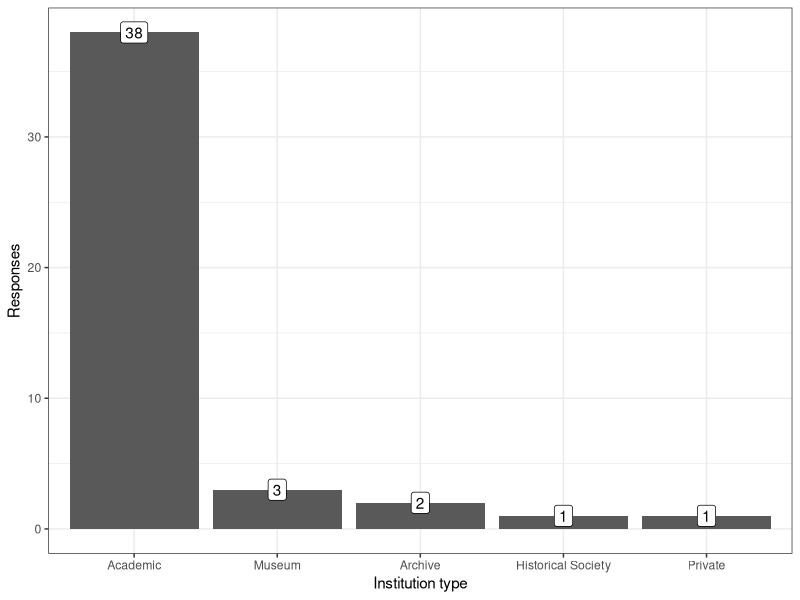
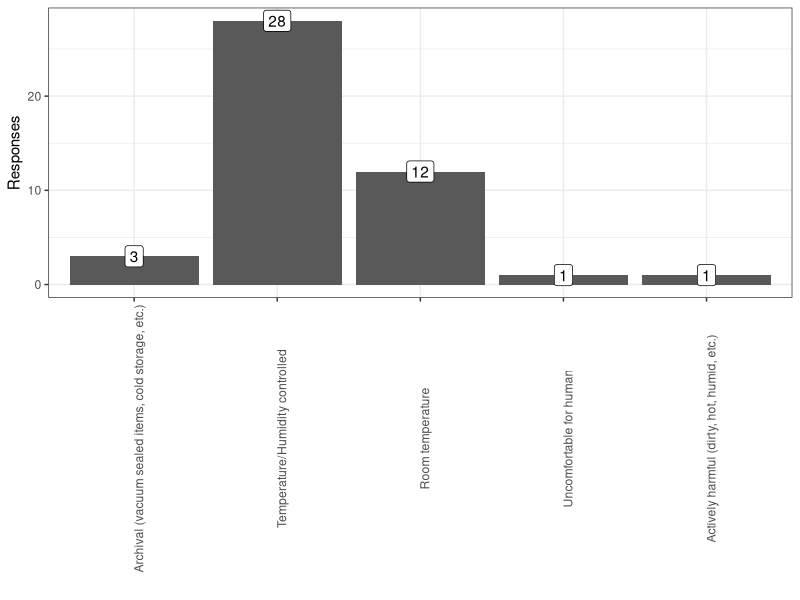
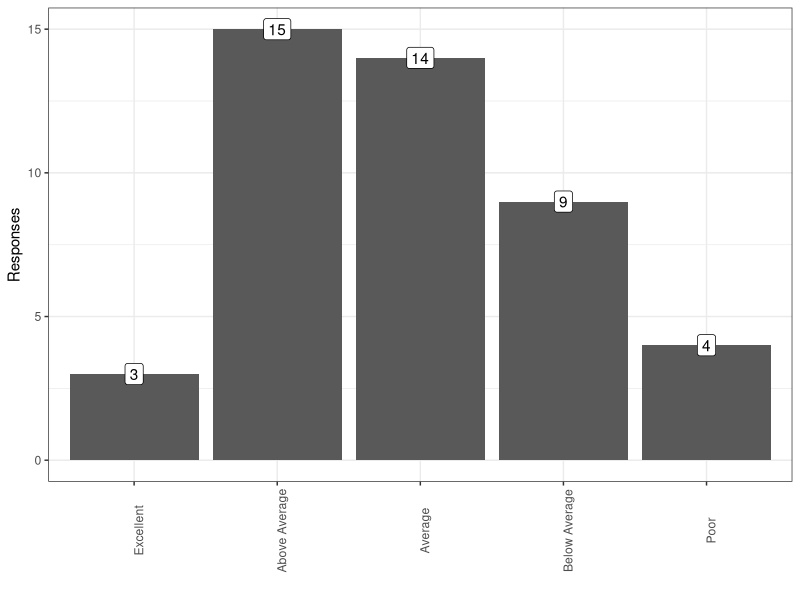
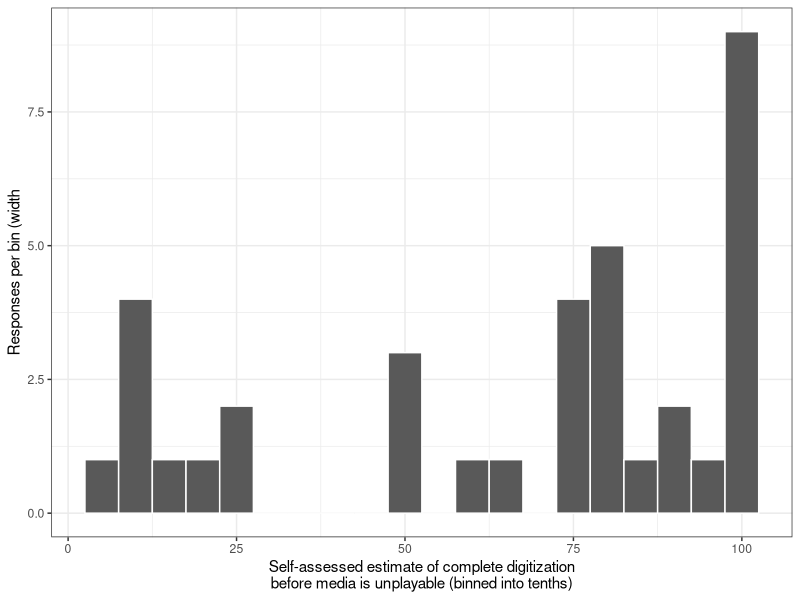
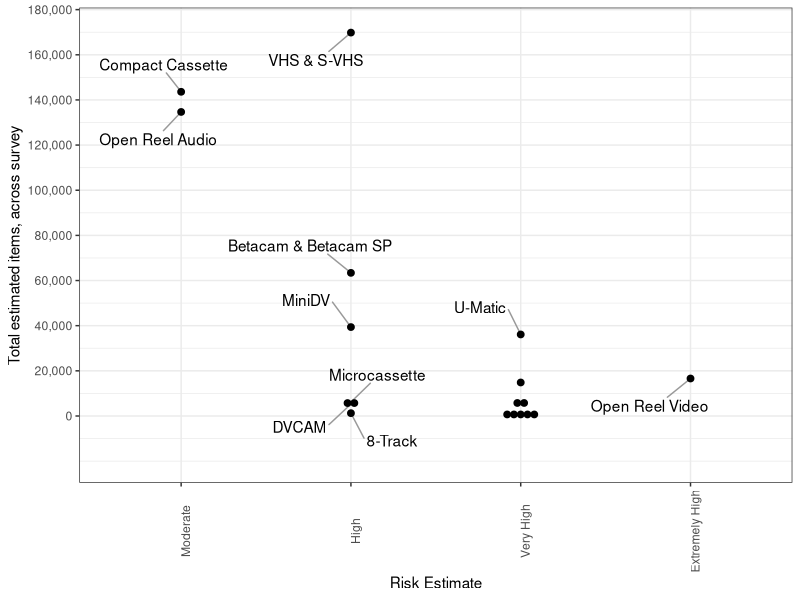
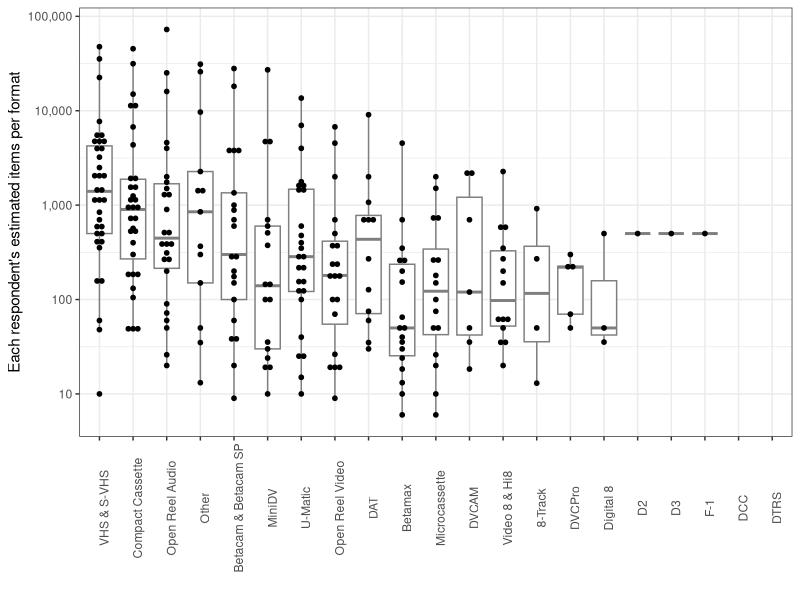
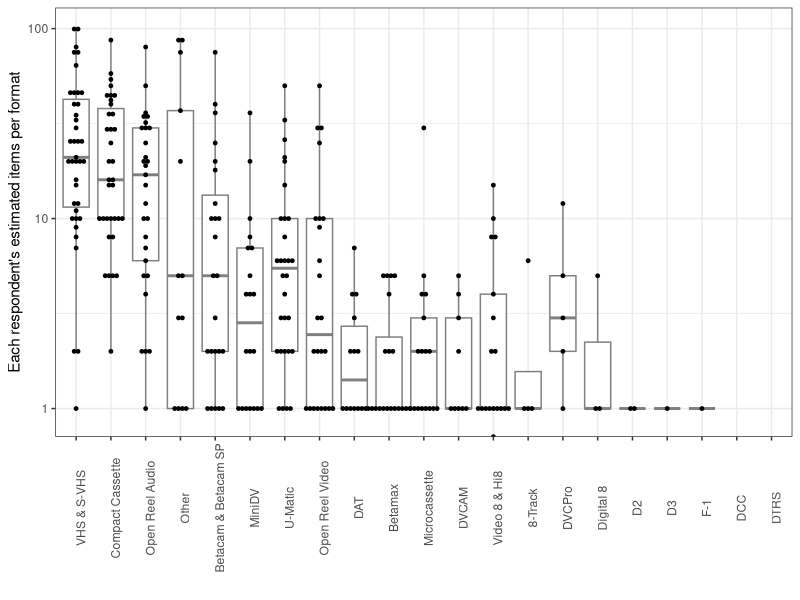
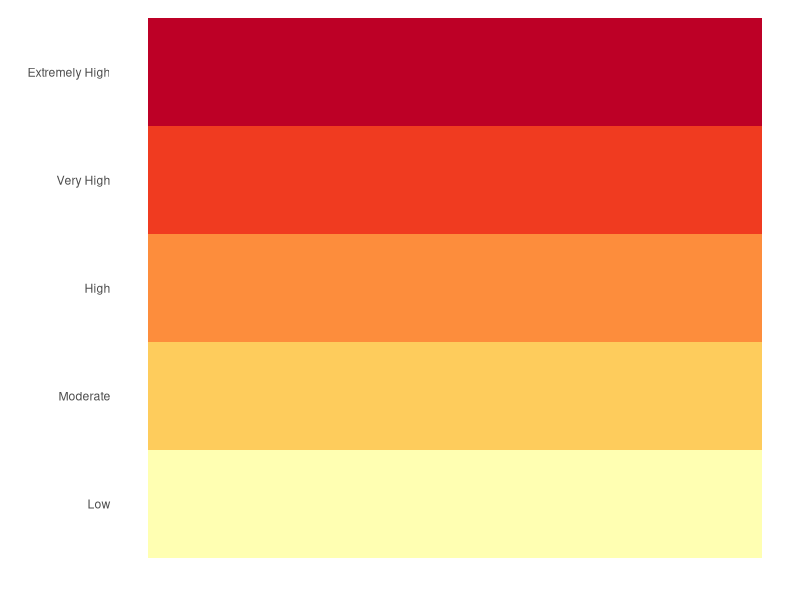

Recreate these plots in R, in order.
## ---- chunk 1
# This is to just globally mute a lot of messages and errors
knitr::opts_chunk$set(echo=F,message=F,error=T,warning=F)
## ---- chunk 2
library(tidyverse)
library(ggrepel)
library(egg)
library(gplots)
library(RColorBrewer)
## ---- chunk 3
raw_datar <- read_csv("survey_data_2019.csv" ,
    col_names=c(
        "Key","State","InstitutionType","TotalItems",
        "StorageConditions",
        "Unstructured_StorageHistory",
        "Unstructured_CompletionEstimate",
        "PercentDigitizedBeforeUnplayable",
        "PracticeSelfAssesment",
        "Percentage_Open Reel Video","Percentage_U-Matic","Percentage_Betamax",
        "Percentage_VHS & S-VHS","Percentage_Betacam & Betacam SP",
        "Percentage_Video 8 & Hi8","Percentage_D2","Percentage_D3",
        "Percentage_DVCAM","Percentage_MiniDV","Percentage_DVCPro",
        "Percentage_Digital 8","Percentage_Open Reel Audio",
        "Percentage_Compact Cassette","Percentage_Microcassette",
        "Percentage_DAT","Percentage_DTRS","Percentage_F-1","Percentage_DCC",
        "Percentage_8-Track","Percentage_Other"),
    skip=1
    ) %>%
    mutate(PercentDigitizedBeforeUnplayable=sub("%","",
            PercentDigitizedBeforeUnplayable)
        )
all_responses <- raw_datar

risk_factors <- read_tsv("risk_assesment.tsv") %>%
    mutate(Risk=factor(Risk,
            levels=c("Low","Moderate","High","Very High","Extremely High")
        )   ) 

tdatar <- all_responses %>%
    gather(Format,Percentage,starts_with("Percentage_")) %>%
    mutate(Percentage=as.numeric(sub("%","",Percentage))) %>%
    mutate(EstItemCount=TotalItems*Percentage/100) %>%
    mutate(FormatName=sub("Percentage_","",Format)) %>% 
    left_join(risk_factors%>%rename(FormatName=Format),by="FormatName")
## ---- chunk 4
all_responses %>%
    {
    ggplot(.)+theme_bw()+
    aes(x=InstitutionType)+
    geom_bar()+
    scale_x_discrete(limits=names(sort(table(.$InstitutionType),decreasing=T)))+
    geom_label(aes(label=..count..,y=..count..),stat="count")+
    xlab("Institution type")+
    ylab("Responses")
    }
## ---- chunk 5
all_responses %>%
    filter(!is.na(StorageConditions)) %>%
    {
    ggplot(.)+theme_bw()+
    aes(x=StorageConditions)+
    geom_bar()+
    scale_x_discrete(limits=c(
            "Archival (vacuum sealed items, cold storage, etc.)",
            "Temperature/Humidity controlled",
            "Room temperature",
            "Uncomfortable for human",
            "Actively harmful (dirty, hot, humid, etc.)"
            )
        )+
    geom_label(aes(label=..count..,y=..count..),stat="count")+
    theme(axis.text.x=element_text(angle=90))+
    xlab("")+
    ylab("Responses")
    }
## ---- chunk 6
all_responses %>%
    filter(!is.na(PracticeSelfAssesment)) %>%
    {
    ggplot(.)+theme_bw()+
    aes(x=PracticeSelfAssesment)+
    geom_bar()+
    scale_x_discrete(limits=c(
            "Excellent",
            "Above Average",
            "Average",
            "Below Average",
            "Poor"
            )
        )+
    geom_label(aes(label=..count..,y=..count..),stat="count")+
    theme(axis.text.x=element_text(angle=90))+
    xlab("")+
    ylab("Responses")
    }
## ---- chunk 7
all_responses %>%
    filter(!is.na(PercentDigitizedBeforeUnplayable)) %>%
    {
    ggplot(.)+theme_bw()+
    aes(x=as.numeric(PercentDigitizedBeforeUnplayable))+
    stat_bin(binwidth=05,geom="bar",col="white")+
    xlab("Self-assessed estimate of complete digitization\nbefore media is unplayable (binned into tenths)")+
    ylab("Responses per bin (width")
    }
## ---- chunk 8
g_storage <- all_responses %>%
    filter(!is.na(StorageConditions)) %>%
    {
    ggplot(.)+theme_article()+
    aes(x=StorageConditions)+
    scale_x_discrete(limits=c(
            "Archival (vacuum sealed items, cold storage, etc.)",
            "Temperature/Humidity controlled",
            "Room temperature",
            "Uncomfortable for human",
            "Actively harmful (dirty, hot, humid, etc.)"
            ),
            labels=c(
            "Archival\n(vacuum sealed items,\ncold storage, etc.)",
            "Temperature/Humidity\ncontrolled",
            "Room temperature",
            "Uncomfortable\nfor humans",
            "Actively harmful\n(dirty, hot, humid, etc.)"
            )
        )+
    geom_bar(fill="grey40",color="black")+
    #geom_label(aes(label=..count..,y=..count..),stat="count")+
    scale_y_continuous(breaks=seq(0,40,5))+
    theme(axis.text.x=element_text(angle=90))+
    xlab("")+
    ylab("Responses")
    }
g_complete <- all_responses %>%
    filter(!is.na(PercentDigitizedBeforeUnplayable)) %>%
    {
    ggplot(.)+theme_article()+
    aes(x=as.numeric(PercentDigitizedBeforeUnplayable))+
    stat_bin(binwidth=10,center=5,geom="bar",fill="grey40",color="black")+
    xlab("Self-assessed estimate of complete\ndigitization before media is unplayable")+
    ylab("Responses")+
    scale_x_continuous(breaks=seq(0,100,10))+
    scale_y_continuous(breaks=seq(0,10,1))
    }
g_both <- ggarrange(g_storage,g_complete,nrow=1,labels=c("A","B"),draw=F)
ggsave("storageConditions_and_completionEstimate.svg",g_both,width=6,height=4)
ggsave("storageConditions_and_completionEstimate.png",g_both,width=6,height=4)
## ---- chunk 9
g <- tdatar %>% 
    group_by(FormatName,Risk) %>%
    summarize(EstTotal=sum(EstItemCount,na.rm=T)) %>%
    filter(!is.na(Risk)) %>%
    filter(EstTotal>0) %>%
    ggplot()+
    theme_bw()+
    aes(x=Risk,y=EstTotal,label=FormatName)+
    geom_text_repel(box.padding=1,segment.color="grey60")+
    theme(axis.text.x=element_text(angle=90))+
    ylab("Total estimated items, across survey")+
    xlab("Risk Estimate")

g_risk_totals <- g+
    scale_y_continuous(labels=function(x){formatC(x,big.mark=",",format="d")},
        breaks=seq(0,2e5,2e4),limits=c(-2e4,NA))+
        geom_dotplot(binaxis="y",stackdir="center",binwidth=3e3) 
g_risk_totals
## ---- chunk 10
ggsave("risk_and_totals.png",g_risk_totals,width=6,height=6)
ggsave("risk_and_totals.svg",g_risk_totals,width=6,height=6)
## ---- chunk 11
g <- tdatar %>% 
    {
    ggplot(.)+
    theme_bw()+
    aes(x=FormatName,y=EstItemCount)+
    geom_boxplot(outlier.alpha=0,color="grey50")+
    geom_dotplot(binaxis="y",stackdir="center",dotsize=1.0,alpha=1.0,binwidth=0.05)+
    scale_y_log10(labels=function(x){formatC(x,big.mark=",",format="d")})+
    scale_x_discrete(
        limits=group_by(.,FormatName)%>%
            summarize(z=sum(EstItemCount,na.rm=T))%>%
            arrange(-z)%>%pull(FormatName)
        )+
    theme(axis.text.x=element_text(angle=90))+
    ylab("Each respondent's estimated items per format")+
    xlab("")
    }
g
ggsave("items_per_respondent.png",g,width=6,height=5)
ggsave("items_per_respondent.svg",g,width=6,height=5)
## ---- chunk 12
g <- tdatar %>% 
    {
    ggplot(.)+
    theme_bw()+
    aes(x=FormatName,y=Percentage)+
    geom_boxplot(outlier.alpha=0,color="grey50")+
    geom_dotplot(binaxis="y",stackdir="center",alpha=1.0,binwidth=0.02)+
    scale_y_log10(labels=function(x){formatC(x,big.mark=",",format="d")},
        limits=c(0.9,NA))+
    scale_x_discrete(
        limits=group_by(.,FormatName)%>%
            summarize(z=sum(EstItemCount,na.rm=T))%>%
            arrange(-z)%>%pull(FormatName)
        )+
    theme(axis.text.x=element_text(angle=90))+
    ylab("Each respondent's estimated items per format")+
    xlab("")
    }
g
## ---- chunk 13
heatmap_datar_counts <- tdatar %>% 
    filter(EstItemCount>0) %>%
    select(Key,State,InstitutionType,TotalItems,
        PercentDigitizedBeforeUnplayable,FormatName,EstItemCount) %>%
    spread(FormatName,EstItemCount,fill=0) %>%
    arrange(-as.numeric(PercentDigitizedBeforeUnplayable))
heatmap_datar_counts%>%pull(PercentDigitizedBeforeUnplayable)

counts_matrix <- as.matrix(log10(heatmap_datar_counts[,-c(1,2,3,4,5)]+1))

# Thanks colorbrewer2 website!
colorz <- setNames(c('#ffffb2','#fecc5c','#fd8d3c','#f03b20','#bd0026'),
        levels(risk_factors$Risk))
risk_palette <- colorz[
        tibble(Format=colnames(heatmap_datar_counts)[
                6:ncol(heatmap_datar_counts)]
            )%>%    
            left_join(risk_factors,by="Format")%>%pull(Risk)
        ] 
k <- data.frame(fill=colorz[levels(risk_factors$Risk)],y=levels(risk_factors$Risk)) %>%
    ggplot()+theme_classic()+
    aes(fill=y,x=1,y=y)+
    scale_fill_manual("Risk",values=colorz)+
    scale_y_discrete(limits=levels(risk_factors$Risk))+
    guides(fill=F)+
    geom_tile()+
    theme(axis.text.x=element_blank(),axis.ticks=element_blank(),
        axis.line=element_blank())+
    ylab("")+xlab("")
k
ggsave("heatmap_key.png",k,width=3,height=2)

tickfunc <- function() {
            breaks <- 10^seq(1,5,0.1)
            which_ones <- c(11,21,31,41)
            return(list(
                at=parent.frame()$scale01(log10(breaks[which_ones])),
                labels=formatC(breaks[which_ones],big.mark=",",format="d")
                ))
           }


heatmap.2(counts_matrix,
    key.xlab="Estimated Items",
    col=colorRampPalette(brewer.pal(n=9,name="PuBuGn"))(100),
    ColSideColors=risk_palette,
    margins=c(08,5),
    labRow=ifelse(!is.na(heatmap_datar_counts$PercentDigitizedBeforeUnplayable),
        paste0(heatmap_datar_counts$PercentDigitizedBeforeUnplayable,"%"),"no data"),
    srtCol=45,
    density.info="none",
    trace="none",
    dendrogram="col",
    Rowv=F,
    reorderfun=function(d, w) rev(reorder(d, w, agglo.FUN = mean)),
    ylab="Respondent, ordered by estimated completion",
    key.xtickfun=tickfunc
    )
#svg("magnetic_heatmap_ordered_by_chance_completion_at_top.svg",width=6,height=6)
# dev.off()

#svg("magnetic_heatmap_clustered_rows.svg",width=6,height=6)
heatmap.2(counts_matrix,
    key.xlab="Estimated Items",
    col=colorRampPalette(brewer.pal(n=9,name="PuBuGn"))(100),
    ColSideColors=risk_palette,
    margins=c(08,5),
    labRow=ifelse(!is.na(heatmap_datar_counts$PercentDigitizedBeforeUnplayable),
        paste0(heatmap_datar_counts$PercentDigitizedBeforeUnplayable,"%"),"no data"),
    srtCol=45,
    density.info="none",
    trace="none",
    dendrogram="both",
    reorderfun=function(d, w) rev(reorder(d, w, agglo.FUN = mean)),
    ylab="Respondent",
    key.xtickfun=tickfunc
    )
#dev.off()

## ---- chunk 14
pca_datar <- tdatar %>% select(Key,TotalItems,FormatName,EstItemCount) %>%
    spread(FormatName,EstItemCount,fill=0)

matrix_by_inst <- as.matrix(pca_datar[,-c(1,2)])
rownames(matrix_by_inst) <- pca_datar[,1][[1]]
cluster_inst <- hclust(dist(scale(matrix_by_inst))) 
matrix_by_media <- t(as.matrix(pca_datar[,-c(1,2)]))
cluster_media <- hclust(dist(scale(matrix_by_media)))
## ---- chunk 15
pca_media <- prcomp(t(matrix_by_media[apply(matrix_by_media,1,sum)>0,]),center=T,scale=T)

media_pca_plot <- pca_media$rotation %>% 
    {bind_cols(tibble(Format=rownames(.)),as.tibble(.))} %>%
    select(Format,PC1,PC2,PC3,PC4,PC5,PC6) %>% 
    ggplot()+theme_bw()+
    aes(label=Format)+
    geom_point()+
    geom_label_repel()
media_pca_plot + aes(x=PC1,y=PC2)
## ---- chunk 16
media_pca_plot + aes(x=PC3,y=PC4)
## ---- chunk 17
pca_inst <- prcomp(t(matrix_by_inst[apply(matrix_by_inst,1,sum)>0,] ),center=T,scale=T)
percent_varz <- signif(pca_inst$sdev / sum(pca_inst$sdev) * 100,3)

filtered_mbi <- matrix_by_inst[apply(matrix_by_inst,1,sum)>0,]

pdatar <- pca_inst$rotation %>% 
    {bind_cols(tibble(Key=rownames(.)),as.tibble(.))} %>%
    select(Key,PC1,PC2,PC3,PC4,PC5,PC6) %>% 
    left_join(all_responses%>%mutate(Key=as.character(Key)),by="Key") 

inst_pca_plot <- pdatar %>%
    ggplot()+theme_bw()+
    aes(label=Key)+
    geom_point()+
    geom_label_repel()
pc12 <- inst_pca_plot+aes(x=PC1,y=PC2)+
    xlab(paste0("PC1 ",percent_varz[1],"% variance"))+
    ylab(paste0("PC2 ",percent_varz[2],"% variance"))
pc34 <- inst_pca_plot + aes(x=PC3,y=PC4)+
    xlab(paste0("PC3 ",percent_varz[3],"% variance"))+
    ylab(paste0("PC4 ",percent_varz[4],"% variance"))
pc56 <- inst_pca_plot + aes(x=PC5,y=PC6)+
    xlab(paste0("PC5 ",percent_varz[5],"% variance"))+
    ylab(paste0("PC6 ",percent_varz[6],"% variance"))

pc12+aes(fill=InstitutionType)
pc34+aes(fill=InstitutionType)
pc56+aes(fill=InstitutionType)
## ---- chunk 18
z <- apply(pca_inst$rotation[,1:6],2,
    function(x){
       lapply(apply(filtered_mbi,2,cor.test,x,method="pearson"),
            function(y){
                data.frame(pval=y$p.value,est=y$estimate)
            })
    })
rez <- data.frame(PC=NA,Format=NA,pval=NA,est=NA)
for (i in names(z)) {
    for (j in names(z[i][[1]])) {
        rez <- rbind(rez,cbind(data.frame(PC=i,Format=j),z[i][[1]][j][[1]]))
    }
}
rez <- rez[-1,]
# god that's ugly, I forgot how to do a for loop for a bit there
ggplot(rez)+theme_bw()+
    aes(label=Format,x=-log10(pval),y=est)+
    facet_wrap(~PC)+
    geom_point()+
    geom_label_repel(data=subset(rez,pval<0.05))
## ---- chunk 19
pc14 <- inst_pca_plot+aes(x=PC1,y=PC4,fill=as.numeric(sub("%","",Percentage_Other)))+
    xlab(paste0("PC1 ",percent_varz[1],"% variance"))+
    ylab(paste0("PC4 ",percent_varz[4],"% variance"))+
    scale_fill_distiller("Other",palette="Spectral",na.value="lightblue")
pc14

pc23 <- inst_pca_plot + aes(x=PC2,y=PC3)+
    xlab(paste0("PC2 ",percent_varz[2],"% variance"))+
    ylab(paste0("PC3 ",percent_varz[3],"% variance"))

pc23+aes(fill=as.numeric(sub("%","",`Percentage_Other`)))+
    scale_fill_distiller("Other",palette="Spectral",na.value="lightblue")

pc23+aes(fill=0+
        as.numeric(sub("%","",`Percentage_U-Matic`))+
        as.numeric(sub("%","",`Percentage_Betacam & Betacam SP`))
        )+
    scale_fill_distiller("Umatic or Betacam",palette="Spectral",na.value="lightblue")

## ---- chunk 20
z <- apply(pca_inst$rotation[,1:6],2,
    function(x){
       lapply(apply(filtered_mbi,2,cor.test,x,method="spearman"),
            function(y){
                data.frame(pval=y$p.value,est=y$estimate)
            })
    })
rez <- data.frame(PC=NA,Format=NA,pval=NA,est=NA)
for (i in names(z)) {
    for (j in names(z[i][[1]])) {
        rez <- rbind(rez,cbind(data.frame(PC=i,Format=j),z[i][[1]][j][[1]]))
    }
}
rez <- rez[-1,]
# god that's ugly, I forgot how to do a for loop for a bit there
ggplot(rez)+theme_bw()+
    aes(label=Format,x=-log10(pval),y=est)+
    facet_wrap(~PC)+
    geom_point()+
    geom_label_repel(data=subset(rez,pval<0.05))
